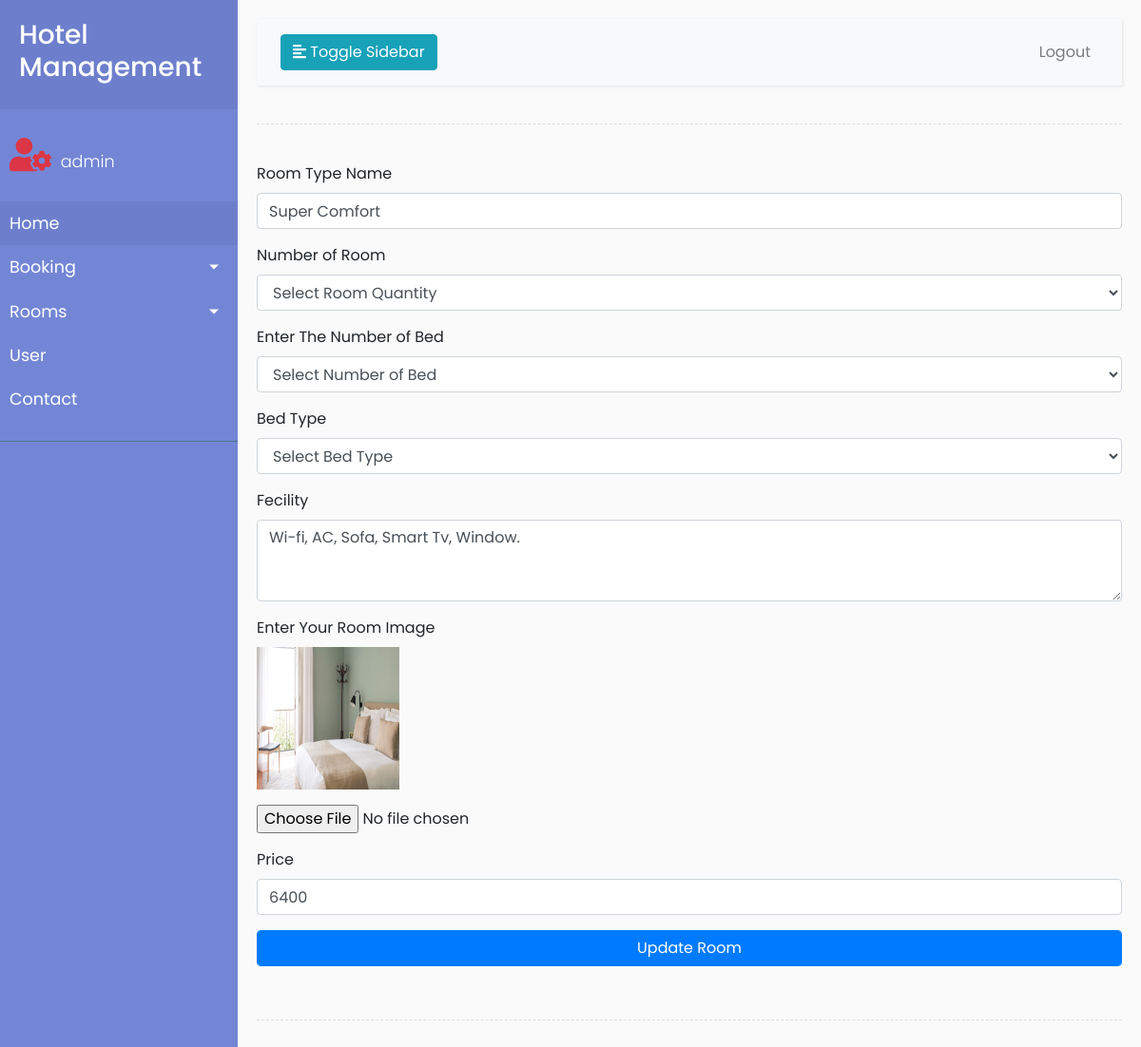
/admin/edit_room.php?edit=11 (signed in), run on the app's committed database.
### tables this page shows
CREATE TABLE `room_category` (
  `id` int(50) NOT NULL,
  `roomname` varchar(200) NOT NULL,
  `room_qnty` int(50) NOT NULL,
  `available` int(50) NOT NULL,
  `booked` int(50) NOT NULL,
  `no_bed` int(40) NOT NULL,
  `bedtype` varchar(244) NOT NULL,
  `facility` text NOT NULL,
  `price` int(40) NOT NULL,
  `photo` text NOT NULL
);

### admin/edit_room.php (the view, shortened to what this page needs)
<?php
require_once 'dbconn.php';
if (isset($_GET['edit']))
{
	$id=$_GET['edit'];
	$sql=$conn->query("SELECT * FROM room_category WHERE id='$id'");
	$result=mysqli_fetch_array($sql);
}
    ?>
<!DOCTYPE html>
<html>
<head>
  <link rel="stylesheet" href="https://stackpath.bootstrapcdn.com/bootstrap/4.1.0/css/bootstrap.min.css">
  <link rel="stylesheet" href="style.css">
</head>
<body>
  <div class="wrapper">
   <?php
   include_once 'side_bar.php';
   ?>
   <div id="content">
    <nav class="navbar navbar-expand-lg navbar-light bg-light">
      <div class="container-fluid">
        <button type="button" id="sidebarCollapse" class="btn btn-info">
          <i class="fas fa-align-left"></i>
          <span>Toggle Sidebar</span>
        </button>
        <div class="collapse navbar-collapse" id="navbarSupportedContent">
          <ul class="nav navbar-nav ml-auto">
            <li class="nav-item">
              <a class="nav-link" href="admin_logout.php">Logout</a>
            </li>
          </ul>
        </div>
      </div>
    </nav>
    <div class="line"></div>
    <div class="row">
      <div class="col-md-12">
        <form method="post" enctype="multipart/form-data">
          <div class="form-group">
            <label>Room Type Name</label>
            <input type="text" name="r_type" class="form-control" value="<?php echo $result['roomname']; ?>">
          </div>
          <div class="form-group">
            <label>Number of Room</label>
            <select class="form-control" name="N_room">
              <option>Select Room Quantity</option>
            </select>
          </div>
          <div class="form-group">
            <label>Enter The Number of Bed</label>
            <select class="form-control" name="N_bed">
              <option>Select Number of Bed</option>
            </select>
          </div>
          <div class="form-group">
            <label>Bed Type</label>
            <select name="bed_type" class="form-control">
              <option>Select Bed Type</option>
            </select>
          </div>
          <div class="form-group">
            <label>Fecility</label>
            <textarea name="fec_room" class="form-control" rows="3" ><?php echo $result['facility'];?></textarea>
          </div>
          <div class="form-group">
            <label>Enter Your Room Image</label><br>
            <p><img src="user_images/<?php echo $result['photo']; ?>" height="150" width="150"></p>
            <input type="file" name="r_image"  accept="image/*" />
          </div>
          <div class="form-group">
            <label>Price</label>
            <input type="number" name="price" class="form-control" value="<?php echo $result['price']; ?>">
          </div>
          <div class="form-group">
            <input type="submit" name="update" value="Update Room" class="form-control btn btn-primary">
          </div>
        </form>
      </div>
    </div>
    <div class="line"></div>
  </body>
  </html>

### admin/style.css (style rules this page uses)
body { font-family: 'Poppins', sans-serif; background: #fafafa; }
p { font-family: 'Poppins', sans-serif; font-size: 1.1em; font-weight: 300; line-height: 1.7em; color: #999; }
a, a:hover, a:focus { color: inherit; text-decoration: none; transition: all 0.3s; }
.navbar { padding: 15px 10px; background: #fff; border: none; border-radius: 0; margin-bottom: 40px; box-shadow: 1px 1px 3px rgba(0, 0, 0, 0.1); }
.line { width: 100%; height: 1px; border-bottom: 1px dashed #ddd; margin: 40px 0; }
.wrapper { display: flex; width: 100%; align-items: stretch; }
#content { width: 100%; padding: 20px; min-height: 100vh; transition: all 0.3s; }

### data on the page
room_category: r_type "Super Comfort", fec_room "Wi-fi, AC, Sofa, Smart Tv, Window.", photo (picture), price "6400"

### other printed values
$user "admin"
